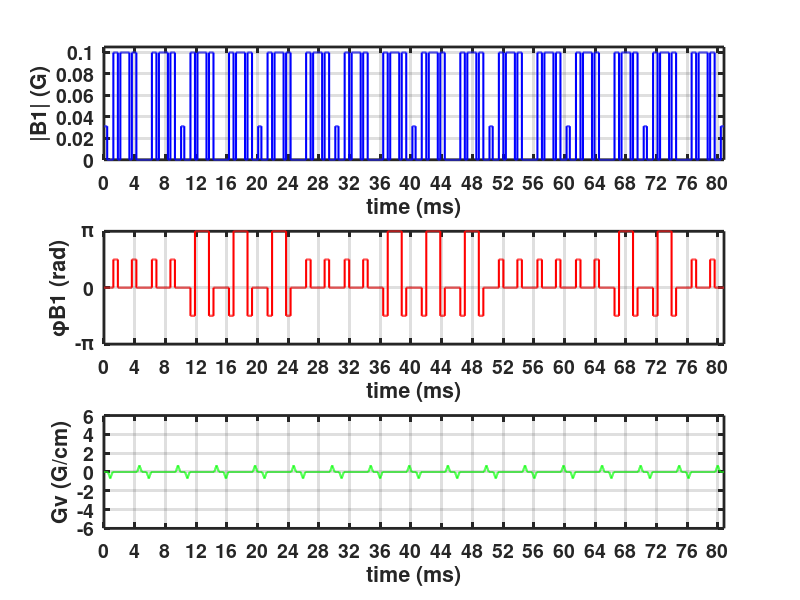
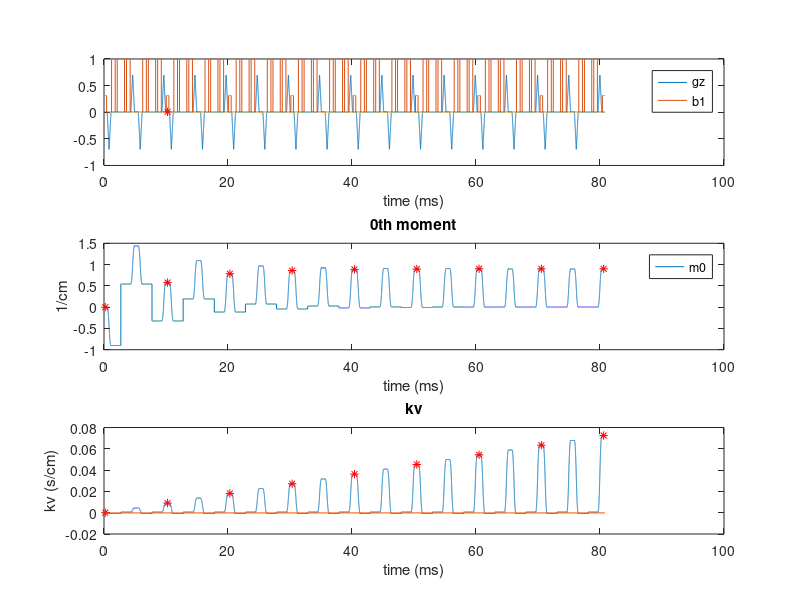

MATLAB code for these plots, in order: (Note: this script raises an error after producing the figures.)
%% ------------------------------------------------------------------------
% Demo Pulse Generation
%--------------------------------------------------------------------------

% close all; clear all;
clear all;


kappa = atan2(62.96,1);
zeta = 20.50;
omega = 21.60; %kHz
RF_width = 2236;

%Tried Optimizattion
Vmax = 20;       
b1max = .16;
Gmax = 10;
ramp_time = 500;

grad_wait = 748;
type = 8;

%% TJAOs TRY ---Pulse Generation---%
% Vmax = 10; 
% [b1, gz, dt] = genVSBIR(zeta, kappa, omega, Vmax, 'type', type, ...
%     'Smax', 7.5, 'dt', [4 4], 'b1max', b1max, 'sym', 1, 'ramp_time', ramp_time, 'grad_wait', grad_wait, 'RF_width', RF_width, 'Gmax', Gmax); %'ramp_time', 1000,
% NRF = length(b1);
% NGz = length(gz);
% dtRF = dt(1); dtGz = dt(2);
% 
% rho = abs(b1);
% phi = angle(b1);
% 
% b10 = b1;

%% VL TRIES!

opt = 4; % hard (1) or max-phase (4) pulse envelope

gam = 42.58; % MHz/T

% amplitudes
B1_val_hp = 3.13; %3.13; %%3.88; % %5.2; % uT
B1_val_inv = 9.98; %%10.02;  % 11.5?? % uT
Grad_val = 1.45; % mT/cm

% durations (mS)
hp_dur = 20/360/gam/B1_val_hp*10^3;
inv_dur = 180/360/gam/B1_val_inv*10^3;
grad_ramp = 0.302; 
Tgap = 0.1; %.34;

% sampling periods
dtRF = 0.002; %*51;
dtGz = 0.002; %*51;

% res
hp_res = round(hp_dur/dtRF);
inv_res = round(inv_dur/dtRF);
grad_ramp_res = round(grad_ramp/dtGz);
if opt == 1
    %grad_ramp_res = round(.45*grad_ramp_res);
    grad_ramp_res = round(grad_ramp_res);
    Grad_val = Grad_val*.621*5/10; % Vc=10, hard inversions
    %Grad_val = 0.3965*Grad_val*6/10; %Vc=10, composite inversions
elseif opt == 2
    grad_ramp_res = round(9/8*grad_ramp_res);
elseif opt == 3
    grad_ramp_res = 1/2*round(9/8*grad_ramp_res);
elseif opt == 4
    %grad_ramp_res = 0.67*round(grad_ramp_res); %round(9/8*grad_ramp_res);
    %grad_ramp_res = 0.96*round(grad_ramp_res); % Vc=6
    Grad_val = 0.96*Grad_val*5/10; %*8/10;
    %grad_ramp_ref = round(grad_ramp_res); 
    %Grad_val = Grad_val*0.621; 
    
end
Tgap_res = round(Tgap/dtRF);

% sub-waveforms
gap_bp = zeros(1,100);
grad = [1:grad_ramp_res grad_ramp_res:-1:1]/grad_ramp_res*Grad_val;
%grad_bp = 0*[decimate(grad,2) gap_bp gap_bp -decimate(grad,2)];
%grad = 2*[1:grad_ramp_res grad_ramp_res*ones(1,200) grad_ramp_res:-1:1]/grad_ramp_res*Grad_val;

grad_wait = zeros(1, length(grad));

hp = ones(1,hp_res)*B1_val_hp;
if (opt==4)
  %  inv = [ones(1,1/2*inv_res) zeros(1,162) ones(1,inv_res).*exp(1i*pi/2) zeros(1,162) ones(1,1/2*inv_res)]*B1_val_inv;
     inv = [ones(1,1/2*inv_res).*exp(1i*pi/2) zeros(1,162) ones(1,inv_res) zeros(1,162) ones(1,1/2*inv_res).*exp(1i*pi/2)]*B1_val_inv;
  %  inv = [ones(1,1/2*inv_res) zeros(1,162) ones(1,inv_res*2).*exp(1i*2*pi/3) zeros(1,162) ones(1,1/2*inv_res)]*B1_val_inv;
  %  inv = [ones(1,inv_res)]*B1_val_inv;
  %  inv = [ones(1,1/2*inv_res) zeros(1,162) ones(1,inv_res*4/3).*exp(1i*pi/2) zeros(1,162) ones(1,1/2*inv_res)]*B1_val_inv;


else
 %   inv = [ones(1,1/2*inv_res) zeros(1,162) ones(1,inv_res).*exp(1i*pi/2) zeros(1,162) ones(1,1/2*inv_res)]*B1_val_inv;
    inv = [ones(1,inv_res)]*B1_val_inv;
 %   inv = [ones(1,1/2*inv_res) zeros(1,162) ones(1,inv_res*2).*exp(1i*2*pi/3) zeros(1,162) ones(1,1/2*inv_res)]*B1_val_inv;
 %   inv = [ones(1,1/2*inv_res) zeros(1,162) ones(1,inv_res*4/3).*exp(1i*pi/2) zeros(1,162) ones(1,1/2*inv_res)]*B1_val_inv;
 %   inv = [ones(1,1/2*inv_res).*exp(1i*pi/2) zeros(1,162) ones(1,inv_res*4/3) zeros(1,162) ones(1,1/2*inv_res).*exp(1i*pi/2)]*B1_val_inv;

end
hp_wait = zeros(1,hp_res);
inv_wait = zeros(1,length(inv));
gap = zeros(1,Tgap_res);
inv_amp = ones(1,18);
phi = [0 0 pi pi pi 0 0 pi] + 0;
phi = [phi pi pi 0 0  0 pi pi 0];
phi_hp = zeros(1,9); 
%%
for itr = 5; %1:size(est_opts,1)
    
 %  phi_hp = est_opts(itr,1:9);
 %  phi = est_opts(itr,10:25);


if opt == 1;
    hpscale = ones(1,9);
elseif opt == 2;
    hp = ones(1,2*hp_res)*1/2*B1_val_hp;
    hp_wait = zeros(1,2*hp_res);
    hpscale = 9/sum(dzrf(9,4,'st'))*dzrf(9,4,'st'); %9/sum(sinc((-4:4)/3))*sinc((-4:4)/3);
elseif opt == 3;
    hp = ones(1,2*hp_res)*1/2*B1_val_hp;
    hp_wait = zeros(1,2*hp_res);
    hpscale = 9/sum(dzrf(9,2,'st'))*dzrf(9,2,'st'); %9/sum(sinc((-4:4)/3))*sinc((-4:4)/3);
elseif opt==4;
    hp = ones(1,hp_res)*B1_val_hp; %ones(1,2*hp_res)*1/2*B1_val_hp;
    hp_wait = zeros(1,hp_res);
    %rf = dzrf(9,2,'inv','max');
    %hpscale = 9/sum(rf)*rf; 
    hpscale = ones(1,9);

end
b1 = []; gz = []; gz_flip = []; gz_off = [];
b12 = [];
%% double refocusing
rf_sub = hp;
       
for step = 1:8
%        if step==1
%            b1_ud = [    hpscale(step)*rf_sub.*exp(1i*phi_hp(step))      gap    grad_wait  gap  ...
%                inv.*exp(1i*phi(2*step-1)).*inv_amp(2*step-1) gap     grad_wait gap  zeros(1,length(rf_sub))  gap   grad_wait  gap  ...
%                inv.*exp(1i*phi(2*step)).*inv_amp(2*step)         gap grad_wait gap ];
%            b1 = [b1   b1_ud];
%            
%            gz_ud = [zeros(1,length(rf_sub))    gap   grad_wait     gap  ...
%                inv_wait  gap -grad    gap     zeros(1,length(rf_sub)) gap grad      gap  ...
%                inv_wait      gap    grad_bp gap ];
%            gz = [gz gz_ud];
%        elseif step==8
%            b1_ud = [    hpscale(step)*rf_sub.*exp(1i*phi_hp(step))      gap    grad_wait  gap  ...
%                inv.*exp(1i*phi(2*step-1)).*inv_amp(2*step-1) gap     grad_wait gap  zeros(1,length(rf_sub))  gap   grad_wait  gap  ...
%                inv.*exp(1i*phi(2*step)).*inv_amp(2*step)         gap grad_wait gap ];
%            b1 = [b1   b1_ud];
%            
%            gz_ud = [zeros(1,length(rf_sub))    gap   -grad_bp     gap  ...
%                inv_wait  gap -grad    gap     zeros(1,length(rf_sub)) gap grad      gap  ...
%                inv_wait      gap    grad_wait gap ];
%            gz = [gz gz_ud];
%        else
           b1_ud = [    hpscale(step)*rf_sub.*exp(1i*phi_hp(step))      gap    grad_wait  gap  ...
               inv.*exp(1i*phi(2*step-1)).*inv_amp(2*step-1) gap     grad_wait gap  zeros(1,length(rf_sub))  gap   grad_wait  gap  ...
               inv.*exp(1i*phi(2*step)).*inv_amp(2*step)         gap grad_wait gap ];
%                    b1_ud = [hpscale(step)*rf_sub.*exp(1i*phi_hp(step))      gap    grad_wait  gap  ...
%                         inv.*exp(1i*phi(2*step-1)).*inv_amp(2*step-1) gap    grad_wait gap  zeros(1,length(rf_sub))  gap grad_wait  gap  ...
%                         inv.*exp(1i*phi(2*step)).*inv_amp(2*step)         gap grad_wait gap ];
           
           b1 = [b1   b1_ud];
           
           gz_ud = [zeros(1,length(rf_sub))    gap   -grad     gap  ...
            inv_wait  gap grad    gap     zeros(1,length(rf_sub)) gap -grad      gap  ...
            inv_wait      gap    grad gap ];
%         gz_ud = [zeros(1,length(rf_sub))    gap   -grad_bp    gap  ...
%              inv_wait  gap -grad  gap     zeros(1,length(rf_sub)) gap grad gap  ...
%              inv_wait      gap    grad_bp gap ];
         gz = [gz gz_ud]; 
 %      end
                  
end

b1 = [b1 hpscale(end)*rf_sub.*exp(1i*phi_hp(end)) ]*1e-2; % add zeros(1,9000) to make add 1 sec after pulse!
b12 = b1; % add zeros(1,9000) to make add 1 sec after pulse!


gz = [gz zeros(1,length(rf_sub)) ]; 
gz_flip = -abs(gz);
gz_off = zeros(size(gz));



%%
NRF = length(b1);
NGz = length(gz);

rho = abs(b1);
phi = angle(b1);


%RF and Gradient are at different sampling frequencies - convert to ms
tRF = (0:dtRF:dtRF*(NRF-1));       %In milliseconds
tGz = (0:dtGz:dtGz*(NGz-1));       %In milliseconds

%---Plotting---%
h = figure(1);
set(h, 'color', [1 1 1]);
subplot(3,1,1);
plot(tRF, rho, 'LineWidth', 1.5, 'color', 'blue');
grid on;
set(gca, 'FontSize', 14, 'FontWeight','bold','LineWidth', 2, 'XTick', 0:4:tRF(end), ...
    'XLim', [0 tRF(end)] , 'YLim', [0 0.105]);
xlabel('time (ms)');
ylabel('|B1| (G)');
colormap jet;

subplot(3,1,2);
plot(tRF, phi, 'LineWidth', 1.5, 'color', 'red');
grid on;
set(gca, 'FontSize', 14,  'FontWeight','bold', 'LineWidth', 2, 'XTick', 0:4:tRF(end), ...
    'XLim', [0 tRF(end)], 'YLim', [-pi pi], 'YTick', -pi:pi:pi,'YTickLabel', {'-\pi  ','0','\pi '});
xlabel('time (ms)');
ylabel('\phiB1 (rad)');
colormap jet;

subplot(3,1,3);
plot(tGz,gz, 'LineWidth', 1.5, 'color', 'green');
grid on;
set(gca, 'FontSize', 14,  'FontWeight','bold', 'LineWidth', 2, 'XTick', 0:4:tRF(end), ...
    'XLim', [0 tRF(end)], 'YLim', [-6 6]);
xlabel('time (ms)');
ylabel('Gv (G/cm)')
colormap jet;

drawnow;
%%
% id1 = 1267, id2 = 1854 mid=1561
% id1 = 4179, id2 = 4766 mid=4473
% dist = 2912
%gz_old = gz;
%gz = gz_flip;
mid_inv = [hp_wait gap grad_wait gap zeros(1,length(inv_wait)/2)];
%inv_dist= [hp_wait gap grad_wait gap 
inv_dist= [inv_wait gap grad_wait gap ...
           hp_wait gap grad_wait gap]; % inv_wait gap grad_wait gap];
mid_inv = length(mid_inv);
inv_dist= length(inv_dist);
inv_flag=1;
m0_val = gz(1)*dtGz/1000/10000;
m1_val = gz(1)*tGz(1)/1000/10000*dtGz/1000;
df = 100;
for itr=1:length(gz)
    m0(itr) = (m0_val+gz(itr)*dtGz/1000/10000); %G/cm*s*1T/10000G
    m1(itr) = (m1_val + gz(itr)*tGz(itr)/1000/10000*dtGz/1000); % G/cm*ms*1s/1000ms*1T/10000G= T/cm*s*s
    if (mod(itr,inv_dist)-mid_inv)==0
        m0(itr) = -0.6*m0(itr);
        m1(itr) = -0.6*m1(itr);
    end
    m0_val = m0(itr);
    m1_val = m1(itr);
end
gamma = 42.58e6; % Hz/T
kv = gamma*m1; % Hz/T*T/cm*s*s = s/cm
m0 = gamma*m0; % T/cm*s*Hz/T = 1/cm
figure(200);
subplot(3,1,1)
plot(tGz,gz,tGz,abs(b1)*10,tGz(2*inv_dist + length(hp_wait)/2),m0(2*inv_dist + length(hp_wait)/2)/100,'r*'); xlabel('time (ms)'); 
legend('gz','b1');

kv_locs = [length(hp_wait)/2 + [0:8]*(2*inv_dist)];

subplot(3,1,2)
plot(tGz,m0,tGz(kv_locs),m0(kv_locs),'r*'); title('0th moment'); xlabel('time (ms)'); ylabel('1/cm');
legend('m0');

subplot(3,1,3)
plot(tGz,kv,tGz(kv_locs),kv(kv_locs),'r*',tGz,zeros(1,length(kv))); title('kv'); xlabel('time (ms)'); ylabel('kv (s/cm)');

drawnow;
%% ------------------------------------------------------------------------
% Demo Pulse Simulation
%--------------------------------------------------------------------------

%z0 = 0; 
z0 = linspace(-5,5,61);
v = linspace(-2*Vmax,2*Vmax,51);
%v=0;
%df = 0;
df = linspace(-200,200,11);
%b1scale = 1;  
b1scale = linspace(.6,1.4,15);

Nb1 = length(b1scale);
Nv = length(v);
Ndf = length(df);
Nz = length(z0);

% Intialize Magnetization
mx0 = zeros(Nv, Ndf, Nb1); my0 = zeros(Nv,Ndf, Nb1); mz0 = ones(Nv, Ndf, Nb1);

% Arterial blood T1 and T2
%T1 = 1.664; 
%T2 = 0.2; %.150;

% no relaxation
T1 = 100;
T2 = 100;

% silicone oil
%T1 = 1.111;
%T2 = 227;

%T1 = 1.25; %1.932; % 1.420; % calf,  1.932; % myocardium
%T2 = 0.05; %0.275; %0.031; % calf, 0.275; % myocardium
%% test

tic;
mx = zeros(Nz,Ndf,Nb1); my=mx; mz=mx;
for itr = 1:Nb1
    itr
    [mx(:,:,itr),my(:,:,itr),mz(:,:,itr)] = bloch(b1*b1scale(itr),gz,dtRF*1e-3,T1,T2,df,z0,0,mx0,my0,mz0);
    [mx_flip(:,:,itr),my_flip(:,:,itr),mz_flip(:,:,itr)] = bloch(b12*b1scale(itr),gz_flip,dtRF*1e-3,T1,T2,df,z0,0,mx0,my0,mz0);
    [mx_off(:,:,itr),my_off(:,:,itr),mz_off(:,:,itr)] = bloch(b1*b1scale(itr),gz_off,dtRF*1e-3,T1,T2,df,z0,0,mx0,my0,mz0);
end


[mx2,my2,mz2] = blochvb1(b1,gz,dtRF*1e-3,T1,T2,df,0,v,b1scale,0,mx0,my0,mz0);
[~,~,mz2_flip] = blochvb1(b1,gz_flip,dtRF*1e-3,T1,T2,df,z0,v,b1scale,0,mx0,my0,mz0);
[~,~,mz2_off]  = blochvb1(b1,gz_off,dtRF*1e-3,T1,T2,df,z0,v,b1scale,0,mx0,my0,mz0);
toc;
%%
%mz = mz_flip;
% Separately show simulations to check what you expect to see with each of the changed features?i.e.
% 	1) sharpness of the *V* selectivity (at perfect B0 and B1+) achieved using max-phase sinc envelope
% 	2) B1+ insensitivity using the MLEV refocusing pulses
% 	3) B1 scale pre-emptively increased?	
%   4) Gradients flipped vs. off.

% %% sharpness of the Vcut selectivity 
% figure(2); clf;
% %subplot(1,4,1);
% plot(v,squeeze(mz(:,df==0,b1scale==1))); axis square; 
% hold on;
% h1 = plot(-10,0,'b*');
% h2 = plot(3,squeeze(mz(v==2,df==0,b1scale==1)),'r*');
% legend([h1 h2],'Vc=-6' ,'Vc=2');
% xlabel('Vc (cm/s)'); ylabel('Mz/M0'); ylim([-1.02 1.02]); xlim([-40 40]); grid on;
% set(gca,'FontSize',14);
% title('\Delta f=0, B1scale=1'); colorbar;

%% Vs stripe artifact
figure(2); clf;
df = linspace(-200,200,11);

% subplot(1,3,1);
% imagesc(df,z0,squeeze(mz(:,:,b1scale==1))); axis square; colorbar; caxis([-1 0.4]);
% xlabel('\Delta f (Hz)'); ylabel('z (cm)');

toplot = squeeze(mz(:,df==0,:));
subplot(3,2,1);
imagesc(b1scale,z0,toplot); 
 colorbar; caxis([-1 0.4]);
xlabel('B1 scale'); ylabel('z (cm)');
title('Control');

toplot = squeeze(mz(:,df==0,:));
subplot(3,2,2);
imagesc(b1scale,z0,toplot); 
 colorbar; caxis([-1 0.4]);
xlabel('B1 scale'); ylabel('z (cm)');
title('Control');

toplot = squeeze(mz_flip(:,df==0,:));
subplot(3,2,3);
imagesc(b1scale,z0,toplot); 
 colorbar; caxis([-1 0.4]);
xlabel('B1 scale'); ylabel('z (cm)');
title('Label')

toplot = squeeze(mz_off(:,df==0,:));
subplot(3,2,4);
imagesc(b1scale,z0,toplot); 
 colorbar; caxis([-1 0.4]);
xlabel('B1 scale'); ylabel('z (cm)');
title('Label')

toplot = mz(:,df==0,:)-mz_flip(:,df==0,:);
toplot = squeeze(toplot);
subplot(3,2,5);
imagesc(b1scale,z0,toplot); 
 colorbar; caxis([-0.2 0.2]);
xlabel('B1 scale'); ylabel('z (cm)');
title('Label - Control');

toplot = mz(:,df==0,:)-mz_off(:,df==0,:);
toplot = squeeze(toplot);
subplot(3,2,6);
imagesc(b1scale,z0,toplot); 
 colorbar; caxis([-0.2 0.2]);
xlabel('B1 scale'); ylabel('z (cm)');
title('Label - Control');

% complex sum!? 
%% Vs profile

figure(3); clf;
subplot(1,2,1);
imagesc(df,v,squeeze(mz2(:,:,b1scale==1))); axis square; colorbar; caxis([-1 1]);
xlabel('\Delta f (Hz)'); ylabel('v (cm/s)');
subplot(1,2,2);
imagesc(b1scale,v,squeeze(mz2(:,df==0,:))); axis square; colorbar; caxis([-1 1]);
xlabel('B1 scale'); ylabel('v (cm/s)');
% hold on;
% h1 = plot(-10,0,'b*');
% h2 = plot(3,squeeze(mz(v==2,df==0,b1scale==1)),'r*');
% legend([h1 h2],'Vc=-6' ,'Vc=2');
% xlabel('Vc (cm/s)'); ylabel('Mz/M0'); ylim([-1.02 1.02]); xlim([-40 40]); grid on;
% set(gca,'FontSize',14);
% title('\Delta f=0, B1scale=1'); colorbar;

% subplot(1,4,2); imagesc(df, b1scale, squeeze(mz(v==-6,:,:)).'); axis square; colorbar; colormap jet;
% xlabel('\Delta f (Hz)'); ylabel('B1scale');  caxis([-1 1]); title('Vc=-6 cm/s');
% set(gca,'FontSize',14);
% subplot(1,4,3); imagesc(df, b1scale, squeeze(mz(v==0,:,:)).'); axis square; colorbar; colormap jet;
% xlabel('\Delta f (Hz)'); ylabel('B1scale');  caxis([-1 1]); title('Vc=0 cm/s');
% set(gca,'FontSize',14);
% subplot(1,4,4); imagesc(df, b1scale, squeeze(mz(v==3,:,:)).'); axis square; colorbar; colormap jet;
% xlabel('\Delta f (Hz)'); ylabel('B1scale');  caxis([-1 1]); title('Vc=3 cm/s');
% set(gca,'FontSize',14);
% 
% %% B1 scale pre-emptively increased
% figure(3); clf;
% subplot(1,3,1); imagesc(df, v, squeeze(mz(:,:,b1scale==0.7))); axis square; colorbar;
% xlabel('\Delta f (Hz)'); ylabel('v (cm/sec)');  caxis([-1 1]);colormap jet; title('B1scale=0.7'); %title(['B1max=' num2str(max(abs(b1))) ' G']);
% set(gca,'FontSize',14);
% subplot(1,3,2); imagesc(df, v, squeeze(mz(:,:,b1scale==1))); axis square; colorbar;
% xlabel('\Delta f (Hz)'); ylabel('v (cm/sec)');  caxis([-1 1]);colormap jet; title('B1scale=1'); %title(['B1max=' num2str(max(abs(b1))) ' G']);
% set(gca,'FontSize',14);
% subplot(1,3,3); imagesc(df, v, squeeze(mz(:,:,round(b1scale*100)/100==1.3))); axis square; colorbar;
% xlabel('\Delta f (Hz)'); ylabel('v (cm/sec)');  caxis([-1 1]);colormap jet; title('B1scale=1.3'); %title(['B1max=' num2str(max(abs(b1))) ' G']);
% set(gca,'FontSize',14);

%subplot(3,3,1); imagesc(b1scale, v, squeeze(mz(:,df==-150,:))); axis square; colorbar; colormap jet; 
%xlabel('B1scale'); ylabel('v (cm/sec)');  caxis([-1 1]); title('\Deltaf=-150 Hz');
%set(gca,'FontSize',14);
%subplot(3,3,4); imagesc(b1scale, v, squeeze(mz(:,df==0,:))); axis square; colorbar; colormap jet; 
%xlabel('B1scale'); ylabel('v (cm/sec)');  caxis([-1 1]); title('\Deltaf=0 Hz');
%set(gca,'FontSize',14);
%subplot(3,3,7); imagesc(b1scale, v, squeeze(mz(:,df==100,:))); axis square; colorbar; colormap jet; 
%xlabel('B1scale'); ylabel('v (cm/sec)');  caxis([-1 1]); title('\Deltaf=100 Hz');
%set(gca,'FontSize',14);

% figure(101); clf; 
% figure(102); clf;
% sc = 0.4:0.05:1.05;
% for itr2 = 1:14
% [~, b1idx] = min(abs(b1scale-sc(itr2)));
% % figure(101);
% % subplot(1,9,itr2)
% % %plot(v,squeeze(mz(:,df==-100,b1idx) - mz_flip(:,df==-100,b1idx)),'b', ...
% % %     v,squeeze(mz(:,df==-50,b1idx)  - mz_flip(:,df==-50,b1idx)),'c', ...
% % plot(v,squeeze(mz(:,df==0,b1idx)    - mz_flip(:,df==0,b1idx)),'k','LineWidth',2); %, ...
% %      %v,squeeze(mz(:,df==50,b1idx)   - mz_flip(:,df==50,b1idx)),'m', ...
% %      %,squeeze(mz(:,df==100,b1idx)  - mz_flip(:,df==100,b1idx)),'y','LineWidth',2);
% % xlabel('velocity (cm/s)'); ylabel('Mz'); ylim([-0.5 2]); xlim([-4*Vmax 4*Vmax]);
% % hold on;
% % %vidx = v(v>-5&v<5);
% % vidx = v(v<-10);
% % h = area(vidx,2*ones(size(vidx)),-0.5);
% % % h.FaceColor = [0 0.35 0.95];
% % % h.EdgeColor = [0 0.55 0.95];
% % h.FaceColor = [0 0.95 0.35];
% % h.EdgeColor = [0 0.95 0.75];
% % h.FaceAlpha = [0.1];
% % 
% % vidx2 = v(v>10);
% % h2 = area(vidx2,2*ones(size(vidx2)),-0.5);
% % h2.FaceColor = [0 0.95 0.35];
% % h2.EdgeColor = [0 0.95 0.75];
% % h2.FaceAlpha = [0.1];
% % 
% % set(gca,'FontSize',14,'FontWeight','bold');
% % % if (itr2==7) 
% % %     legend('\Deltaf=-100', ...
% % %        '\Deltaf=-50', ...
% % %        '\Deltaf=0', ...
% % %        '\Deltaf=50', ...
% % %        '\Deltaf=100','Location','best');
% % % end
% % title(['b1scale=' num2str(sc(itr2)) ' ']);
% 
% figure(102);
% % subplot(3,6,itr2)
% % plot(v,squeeze(mz(:,df==-100,b1idx)),'b', ...
% %      v,squeeze(mz(:,df==-50,b1idx)),'c', ...
% %      v,squeeze(mz(:,df==0,b1idx)),'k', ...
% %      'LineWidth',2);
% % %     v,squeeze(mz(:,df==50,b1idx)),'m', ...
% % %     v,squeeze(mz(:,df==100,b1idx)),'y',
% % title(['b1scale=' num2str(sc(itr2)) ' ']); set(gca,'FontSize',14,'FontWeight','bold');
% % xlabel('velocity (cm/s)'); ylabel('Tag'); ylim([-1 1]); xlim([-4*Vmax 4*Vmax]);
% % hold on;
% % 
% % subplot(3,6,itr2 + 6)
% % plot(v,squeeze(mz_off(:,df==-100,b1idx)),'b', ...
% %      v,squeeze(mz_off(:,df==-50,b1idx)),'c', ...
% %      v,squeeze(mz_off(:,df==0,b1idx)),'k', ...
% %      'LineWidth',2);
% % %     v,squeeze(mz_off(:,df==50,b1idx)),'m', ...
% % %     v,squeeze(mz_off(:,df==100,b1idx)),'y',
% % set(gca,'FontSize',14,'FontWeight','bold');
% % xlabel('velocity (cm/s)'); ylabel('Control'); ylim([-1 1]); xlim([-4*Vmax 4*Vmax]);
% % hold on;
% toplot = squeeze(mz(:,df==0,b1idx)    - mz_flip(:,df==0,b1idx));
% subplot(2,7,itr2)
% %plot(v,squeeze(mz(:,df==-100,b1idx) - mz_flip(:,df==-100,b1idx)),'b', ...
% %     v,squeeze(mz(:,df==-50,b1idx)  - mz_flip(:,df==-50,b1idx)),'c', ...
% plot(v,toplot,'k','LineWidth',2); %, ...
% %   v,squeeze(mz(:,df==50,b1idx)   - mz_off(:,df==50,b1idx)),'m', ...
% %   v,squeeze(mz(:,df==100,b1idx)  - mz_off(:,df==100,b1idx)),'y',
% 
% xlabel('velocity (cm/s)'); ylabel(['Tag - Control']);
% ylim([-0.5 2]); xlim([-4*Vmax 4*Vmax]);
% hold on;
% %vidx = v(v>-5&v<5);
% vidx = v(v<-10);
% h = area(vidx,2*ones(size(vidx)),-0.5);
% % h.FaceColor = [0 0.35 0.95];
% % h.EdgeColor = [0 0.55 0.95];
% h.FaceColor = [0 0.95 0.35];
% h.EdgeColor = [0 0.95 0.75];
% h.FaceAlpha = [0.1];
% 
% vidx2 = v(v>10);
% h2 = area(vidx2,2*ones(size(vidx2)),-0.5);
% h2.FaceColor = [0 0.95 0.35];
% h2.EdgeColor = [0 0.95 0.75];
% h2.FaceAlpha = [0.1];
% legend(['relative signal= ' num2str(mean(toplot(v>10))) ' ']); 
% %set(gca,'FontSize',14,'FontWeight','bold');
% if (itr2==6) 
% %    legend('\Deltaf=-100', ...
% %       '\Deltaf=-50', ...
% %       '\Deltaf=0', ...
% %       'Location','best');
% %       '\Deltaf=50', ...
% %      '\Deltaf=100','Location','best');
% end
% 
% title(['b1scale=' num2str(sc(itr2)) ' ']);
% 
% end


%%
% figure(3);
% subplot(1,3,1); imagesc(b1scale*max(abs(b1)), v, squeeze(mz(:,df==0,:))); axis square; colorbar; colormap jet; 
% xlabel('B1 (G)'); ylabel('v (cm/sec)');  caxis([-1 1]); title('\Deltaf=0 Hz');
% set(gca,'FontSize',14);
% subplot(1,3,2); imagesc(df, b1scale*max(abs(b1)), squeeze(mz(v==0,:,:)).'); axis square; colorbar; colormap jet;
% xlabel('\Delta f (Hz)'); ylabel('B1 (G)');  caxis([-1 1]); title('Vc=0 cm/s');
% set(gca,'FontSize',14);
% subplot(1,3,3); imagesc(df, v, squeeze(mz(:,:,round(b1scale*1000)/1000==1))); axis square; colorbar;
% xlabel('\Delta f (Hz)'); ylabel('v (cm/sec)');  caxis([-1 1]);colormap jet; title(['B1max=' num2str(max(abs(b1))) ' G']);
% set(gca,'FontSize',14);
% figure(101); clf; 
% sc = 0.7:0.1:1.3;
% for itr2 = 1:7
% figure(101);
% subplot(1,7,itr2)
% [~, b1idx] = min(abs(b1scale-sc(itr2)));
% plot(v,squeeze(mz(:,df==-100,b1idx)),'b', ...
%      v,squeeze(mz(:,df==-50,b1idx)),'c', ...
%      v,squeeze(mz(:,df==0,b1idx)),'k', ...
%      v,squeeze(mz(:,df==50,b1idx)),'m', ...
%      v,squeeze(mz(:,df==100,b1idx)),'y','LineWidth',2);
% xlabel('velocity (cm/s)'); ylabel('Mz'); ylim([-1 1]); xlim([-4*Vmax 4*Vmax]);
% hold on;
% %vidx = v(v>-5&v<5);
% vidx = v(v<-10);
% h = area(vidx,2*ones(size(vidx)),-1);
% %h.FaceColor = [0 0.35 0.95];
% %h.EdgeColor = [0 0.55 0.95];
% h.FaceColor = [0 0.95 0.35];
% h.EdgeColor = [0 0.95 0.75];
% h.FaceAlpha = [0.1];
% 
% vidx2 = v(v>10);
% h2 = area(vidx2,2*ones(size(vidx2)),-1);
% h2.FaceColor = [0 0.95 0.35];
% h2.EdgeColor = [0 0.95 0.75];
% h2.FaceAlpha = [0.1];
% 
% set(gca,'FontSize',14,'FontWeight','bold');
% if (itr2==7) 
%     legend('\Deltaf=-100', ...
%        '\Deltaf=-50', ...
%        '\Deltaf=0', ...
%        '\Deltaf=50', ...
%        '\Deltaf=100','Location','best');
% end
% title(['b1scale=' num2str(sc(itr2)) ' ']);
% 
% end


%%
% idx = find((squeeze(mz(:,df==0,b1scale==1))<0.8)&(squeeze(mz(:,df==0,b1scale==1))>-0.8));
% vals = v(idx);
% vals = vals(vals<0)
% v_prof_width = max(vals) - min(vals)
% v_cut_idx = find(abs(squeeze(mz(50:150,df==0,b1scale==1)))==min(abs(squeeze(mz(50:150,df==0,b1scale==1)))));
% v_cut = v(v_cut_idx + 49)
end

